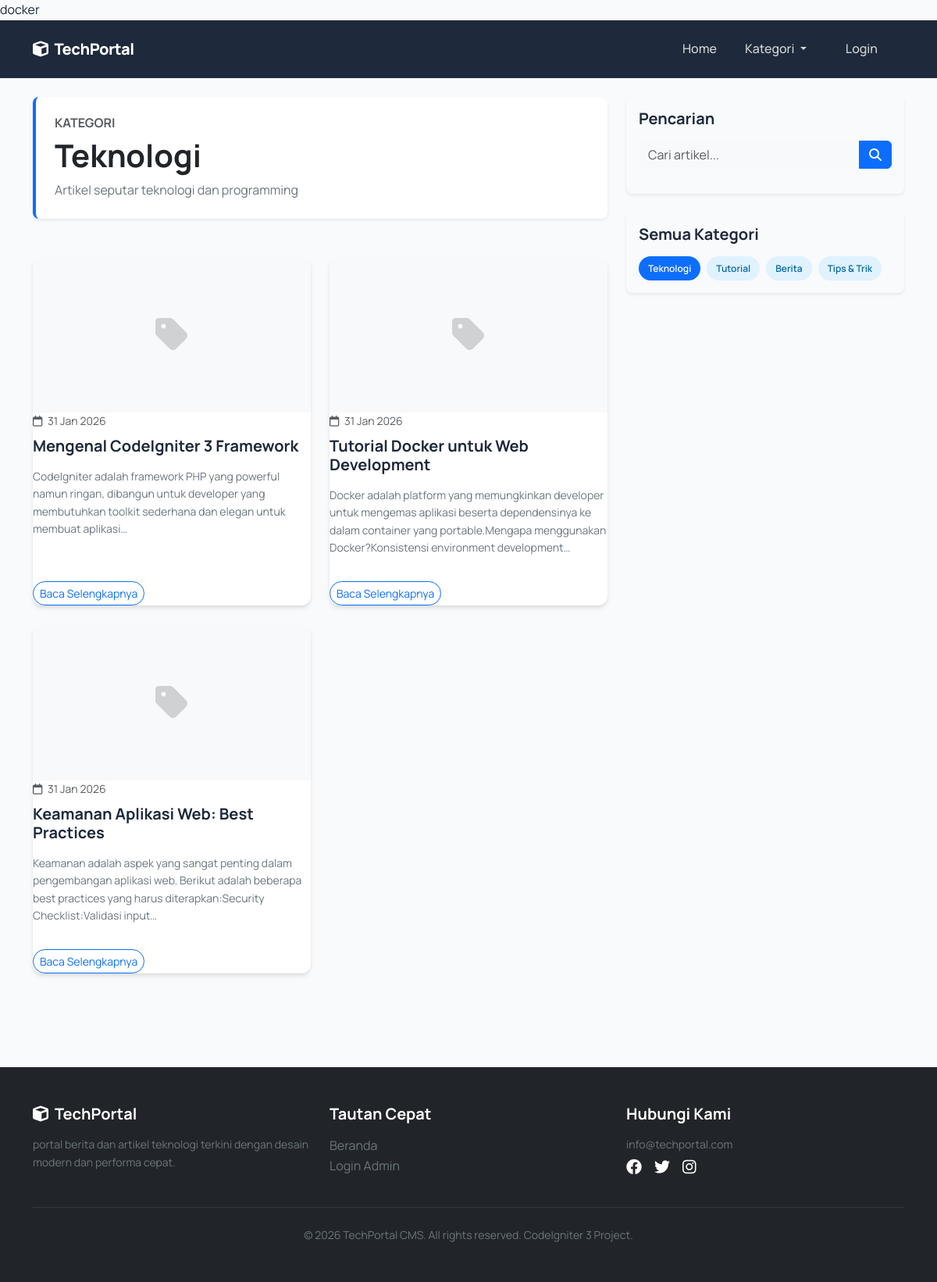
The app's page /kategori/teknologi with its own data.
### tables this page shows
CREATE TABLE IF NOT EXISTS kategori (
    id INT AUTO_INCREMENT PRIMARY KEY,
    nama VARCHAR(100) NOT NULL,
    slug VARCHAR(100) NOT NULL UNIQUE,
    deskripsi TEXT,
    created_at DATETIME DEFAULT CURRENT_TIMESTAMP
);

CREATE TABLE IF NOT EXISTS artikel (
    id INT AUTO_INCREMENT PRIMARY KEY,
    judul VARCHAR(255) NOT NULL,
    slug VARCHAR(255) NOT NULL UNIQUE,
    konten TEXT NOT NULL,
    gambar VARCHAR(255) DEFAULT NULL,
    penulis VARCHAR(100) DEFAULT 'Admin',
    status ENUM('draft', 'published') DEFAULT 'published',
    views INT DEFAULT 0,
    tanggal_dibuat DATETIME DEFAULT CURRENT_TIMESTAMP,
    tanggal_diupdate DATETIME DEFAULT CURRENT_TIMESTAMP ON UPDATE CURRENT_TIMESTAMP
);

### application/controllers/Welcome.php (called while the page is built, shortened)
<?php
class Welcome extends CI_Controller {
	public function __construct() {
		$this->load->model('Artikel_model');
		$this->load->model('Kategori_model');
		$this->load->helper('text');
	}
	public function kategori($slug)
	{
		$kategori = $this->Kategori_model->get_by_slug($slug);
		$this->db->select('artikel.*');
		$this->db->from('artikel');
		$this->db->join('artikel_kategori', 'artikel.id = artikel_kategori.artikel_id');
		$this->db->where('artikel_kategori.kategori_id', $kategori['id']);
		$this->db->where('artikel.status', 'published');
		$this->db->order_by('artikel.tanggal_dibuat', 'DESC');
		$data['kategori_info'] = $kategori;
		$data['artikel'] = $this->db->get()->result_array();
		$data['kategori'] = $this->Kategori_model->get_all();
		$data['page_title'] = 'Kategori: ' . $kategori['nama'];
		$this->load->view('layout/header', $data);
		$this->load->view('kategori_view', $data);
		$this->load->view('layout/footer', $data);
	}
}

### index.php (called while the page is built, shortened)
<?php
require_once BASEPATH.'core/CodeIgniter.php';

### application/models/Kategori_model.php (called while the page is built, shortened)
<?php
class Kategori_model extends CI_Model {
    public function get_all() {
        return $this->db->get('kategori')->result_array();
    }
    public function get_by_slug($slug) {
        return $this->db->get_where('kategori', ['slug' => $slug])->row_array();
    }
}

### application/views/kategori_view.php (the view)
<div class="container mb-5">
    <div class="row">
        <div class="col-lg-8">
            <div class="mb-5 p-4 bg-white rounded-3 shadow-sm border-start border-4 border-primary">
                <h6 class="text-uppercase text-muted fw-bold mb-2">Kategori</h6>
                <h1 class="fw-bold mb-0 text-dark"><?= htmlspecialchars($kategori_info['nama']) ?></h1>
                <?php if(isset($kategori_info['deskripsi'])): ?>
                    <p class="text-secondary mt-2 mb-0"><?= htmlspecialchars($kategori_info['deskripsi']) ?></p>
                <?php endif; ?>
            </div>
            <?php if(empty($artikel)): ?>
                <div class="alert alert-info border-0 shadow-sm rounded-3">
                    <i class="fas fa-info-circle me-2"></i> Belum ada artikel dalam kategori ini.
                </div>
            <?php else: ?>
                <div class="row g-4">
                    <?php foreach($artikel as $item): ?>
                        <div class="col-md-6">
                            <div class="custom-card h-100 d-flex flex-column">
                                <div class="card-img-top-wrapper">
                                    <div class="w-100 h-100 d-flex align-items-center justify-content-center bg-light text-muted">
                                        <i class="fas fa-tag fa-3x opacity-25"></i>
                                    </div>
                                </div>
                                <div class="card-body d-flex flex-column">
                                    <div class="mb-2">
                                        <small class="text-muted"><i class="far fa-calendar me-1"></i> <?= date('d M Y', strtotime($item['tanggal_dibuat'])) ?></small>
                                    </div>
                                    <h5 class="card-title fw-bold mb-3">
                                        <a href="<?= base_url('welcome/artikel/'.$item['slug']) ?>" class="article-title-link">
                                            <?= htmlspecialchars($item['judul']) ?>
                                        </a>
                                    </h5>
                                    <p class="card-text text-secondary small flex-grow-1">
                                        <?= word_limiter(strip_tags($item['konten']), 20) ?>
                                    </p>
                                    <div class="mt-3">
                                        <a href="<?= base_url('welcome/artikel/'.$item['slug']) ?>" class="btn btn-outline-primary btn-sm rounded-pill">
                                            Baca Selengkapnya
                                        </a>
                                    </div>
                                </div>
                            </div>
                        </div>
                    <?php endforeach; ?>
                </div>
            <?php endif; ?>
        </div>
        <div class="col-lg-4">
            <div class="card border-0 shadow-sm rounded-3 mb-4">
                <div class="card-body">
                    <h5 class="fw-bold mb-3">Pencarian</h5>
                    <form action="<?= base_url('welcome/search') ?>" method="get">
                        <div class="input-group">
                            <input type="text" name="q" class="form-control bg-light border-0" placeholder="Cari artikel..." required>
                            <button type="submit" class="btn btn-primary">
                                <i class="fas fa-search"></i>
                            </button>
                        </div>
                    </form>
                </div>
            </div>
            <div class="card border-0 shadow-sm rounded-3 mb-4">
                <div class="card-body">
                    <h5 class="fw-bold mb-3">Semua Kategori</h5>
                        <?php if(!empty($kategori)): ?>
                            <div class="d-flex flex-wrap gap-2">
                            <?php foreach($kategori as $kat): ?>
                                <a href="<?= base_url('welcome/kategori/'.$kat['slug']) ?>" class="badge-category <?= ($kat['id'] == $kategori_info['id']) ? 'bg-primary text-white' : '' ?>">
                                    <?= htmlspecialchars($kat['nama']) ?>
                                </a>
                            <?php endforeach; ?>
                            </div>
                        <?php else: ?>
                            <p class="text-muted mb-0">Tidak ada kategori</p>
                        <?php endif; ?>
                </div>
            </div>
        </div>
    </div>
</div>

### application/views/layout/header.php (style rules this page uses)
:root { --bs-primary: #2563eb; --bs-secondary: #475569; --bs-body-bg: #f8fafc; --bs-body-color: #1e293b; }
body { font-family: 'Manrope', sans-serif; background-color: var(--bs-body-bg); color: var(--bs-body-color); line-height: 1.6; }
.custom-card { border: none; background: #fff; border-radius: 12px; box-shadow: 0 4px 6px -1px rgba(0, 0, 0, 0.1), 0 2px 4px -1px rgba(0, 0, 0, 0.06); transition: all 0.3s ease; }
.card-img-top-wrapper { position: relative; overflow: hidden; border-top-left-radius: 12px; border-top-right-radius: 12px; height: 200px; background-color: #e2e8f0; }
.badge-category { background-color: #e0f2fe; color: #0369a1; font-weight: 600; padding: 0.5em 1em; border-radius: 9999px; text-decoration: none; font-size: 0.75rem; transition: all 0.2s; }
.article-title-link { color: #1e293b; text-decoration: none; font-weight: 700; transition: color 0.2s; }

### records on screen
kategori: nama "Teknologi", deskripsi "Artikel seputar teknologi dan programming"
artikel: tanggal_dibuat "31 Jan 2026", judul "Mengenal CodeIgniter 3 Framework", konten "CodeIgniter adalah framework PHP yang powerful namun ringan, dibangun untuk developer yang membutuhkan toolkit sederhana dan elegan untuk membuat aplikasi…"
artikel: tanggal_dibuat "31 Jan 2026", judul "Tutorial Docker untuk Web Development", konten "Docker adalah platform yang memungkinkan developer untuk mengemas aplikasi beserta dependensinya ke dalam container yang portable.Mengapa menggunakan Docker?Konsistensi environment development…"
artikel: tanggal_dibuat "31 Jan 2026", judul "Keamanan Aplikasi Web: Best Practices", konten "Keamanan adalah aspek yang sangat penting dalam pengembangan aplikasi web. Berikut adalah beberapa best practices yang harus diterapkan:Security Checklist:Validasi input…"
kategori: nama "Tutorial"
kategori: nama "Berita"
kategori: nama "Tips & Trik"
